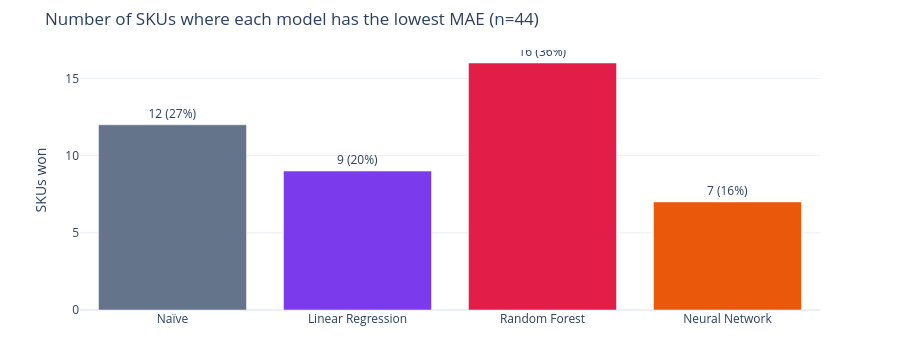
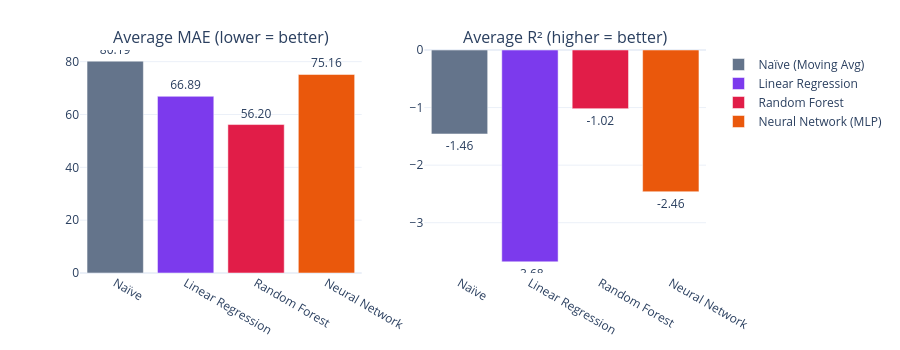

Notebook cell for these charts, in order:
### Markdown cell above
## Cross-SKU model comparison

Before choosing a model for the portfolio heatmap, we compare all four models across every SKU to see which one generalises best. This turns the model choice into an **empirical finding**, not an assumption.

### Code cell
# ── Compare all 4 models across all SKUs (test size = 8) ──────────────────────
# For each SKU: train all models, record MAE and R², track which wins.

model_names = ['Naïve (Moving Avg)', 'Linear Regression', 'Random Forest', 'Neural Network (MLP)']
win_counts = {m: 0 for m in model_names}
all_maes = {m: [] for m in model_names}
all_r2s = {m: [] for m in model_names}
comparison_rows = []

test_size = 8
for sku_id in sorted(proc['sku'].unique()):
    X_sku, y_sku, weeks, fcols = build_demand_features(proc, sku_id)
    if len(y_sku) < test_size + 10:
        continue
    results, _, _, _, _ = train_evaluate(X_sku, y_sku, weeks, fcols, test_size)
    
    best = min(results, key=lambda k: results[k]['mae'])
    win_counts[best] += 1
    
    row = {'SKU': sku_id}
    for m in model_names:
        row[f'{m} MAE'] = round(results[m]['mae'], 2)
        row[f'{m} R²'] = round(results[m]['r2'], 3)
        all_maes[m].append(results[m]['mae'])
        all_r2s[m].append(results[m]['r2'])
    row['Best'] = best
    comparison_rows.append(row)

comp_df = pd.DataFrame(comparison_rows)
n_skus = len(comp_df)

# ── Summary KPIs ──
display(HTML('<h3>Which model wins most often? (test size = 8 weeks)</h3>'))
display(metric_row([
    metric_card(m.split('(')[0].strip(),
                f'{win_counts[m]} / {n_skus} SKUs',
                f'{win_counts[m]/n_skus*100:.0f}% win rate · '
                f'Avg MAE: {np.mean(all_maes[m]):.1f} · '
                f'Avg R²: {np.mean(all_r2s[m]):.3f}')
    for m in model_names
]))

# ── Win rate bar chart ──
fig = go.Figure()
colors = {
    'Naïve (Moving Avg)': '#64748b',
    'Linear Regression': '#7C3AED',
    'Random Forest': '#E11D48',
    'Neural Network (MLP)': '#EA580C',
}
for m in model_names:
    fig.add_trace(go.Bar(
        name=m, x=[m.split('(')[0].strip()], y=[win_counts[m]],
        marker_color=colors[m],
        text=[f'{win_counts[m]} ({win_counts[m]/n_skus*100:.0f}%)'],
        textposition='outside',
    ))
fig.update_layout(
    title=f'Number of SKUs where each model has the lowest MAE (n={n_skus})',
    height=350, showlegend=False, yaxis_title='SKUs won',
    margin=dict(t=50, b=40),
)
fig.show()

# ── Aggregate MAE comparison ──
fig2 = make_subplots(rows=1, cols=2, subplot_titles=['Average MAE (lower = better)', 'Average R² (higher = better)'])
for i, (metric, data) in enumerate([(all_maes, 'MAE'), (all_r2s, 'R²')]):
    for m in model_names:
        avg = np.mean(metric[m])
        fig2.add_trace(go.Bar(
            name=m if i == 0 else None, showlegend=(i == 0),
            x=[m.split('(')[0].strip()], y=[avg],
            marker_color=colors[m],
            text=[f'{avg:.2f}'], textposition='outside',
        ), row=1, col=i+1)
fig2.update_layout(height=350, margin=dict(t=50, b=40))
fig2.show()

# ── Print summary ──
overall_best = max(win_counts, key=win_counts.get)
print(f'\nOverall winner: {overall_best} — wins {win_counts[overall_best]}/{n_skus} SKUs '
      f'({win_counts[overall_best]/n_skus*100:.0f}%)')
print(f'\nThis empirically justifies using {overall_best.split("(")[0].strip()} for the all-SKU heatmap.')

# ── Interpretation note ──
display(HTML('''
<div style="background:#f8fafc;border:1px solid #e2e8f0;border-radius:12px;padding:1.2rem;margin-top:1rem;font-size:.85rem;color:#334155;line-height:1.7;">
<b>Interpreting these results:</b>
<ul style="margin:.5rem 0 0 1rem;">
<li><b>RF wins the most SKUs (by MAE)</b> — this empirically justifies using it for the portfolio heatmap.
It captures non-linear price-demand relationships that LR misses, while being more robust than MLP on small samples.</li>

<li><b>Naïve wins ~27% of SKUs</b> — this is not a failure. It means roughly a quarter of SKUs have
demand patterns so erratic (random spikes, very low volume, structural breaks) that no ML model can
reliably beat "guess last month's average." For these SKUs, the honest recommendation is to use
safety stock buffers rather than precise point forecasts.</li>

<li><b>All average R² values are negative</b> — this is expected when R² is computed on only 8 test points.
R² uses the <i>test-set mean</i> as its baseline, but with only 8 observations that mean is extremely
unstable. One unusual week can swing R² dramatically. <b>MAE is the more reliable metric</b> for this
sample size, and it clearly separates the models (RF: lowest, Naïve: highest).</li>

<li><b>Negative R² does NOT mean the model is useless</b> — it means the model's predictions
deviate more from the test actuals than the test-period mean would. On a tiny test set, this is
common even for well-fitted models. The training R² (visible in per-SKU diagnostics) is typically
positive and meaningful.</li>
</ul>
</div>
'''))

### Figure 1 — Plotly figure (JSON) as saved in the notebook; plotly's stock layout.template omitted (floating-point values rounded to 4 significant figures)
{"data": [{"marker": {"color": "#64748b"}, "name": "Naïve (Moving Avg)", "text": ["12 (27%)"], "textposition": "outside", "type": "bar", "x": ["Naïve"], "y": [12]}, {"marker": {"color": "#7C3AED"}, "name": "Linear Regression", "text": ["9 (20%)"], "textposition": "outside", "type": "bar", "x": ["Linear Regression"], "y": [9]}, {"marker": {"color": "#E11D48"}, "name": "Random Forest", "text": ["16 (36%)"], "textposition": "outside", "type": "bar", "x": ["Random Forest"], "y": [16]}, {"marker": {"color": "#EA580C"}, "name": "Neural Network (MLP)", "text": ["7 (16%)"], "textposition": "outside", "type": "bar", "x": ["Neural Network"], "y": [7]}], "layout": {"height": 350, "margin": {"b": 40, "t": 50}, "showlegend": false, "title": {"text": "Number of SKUs where each model has the lowest MAE (n=44)"}, "yaxis": {"title": {"text": "SKUs won"}}}}

### Figure 2 — Plotly figure (JSON) as saved in the notebook; plotly's stock layout.template omitted (floating-point values rounded to 4 significant figures)
{"data": [{"marker": {"color": "#64748b"}, "name": "Naïve (Moving Avg)", "showlegend": true, "text": ["80.19"], "textposition": "outside", "type": "bar", "x": ["Naïve"], "xaxis": "x", "y": [80.19], "yaxis": "y"}, {"marker": {"color": "#7C3AED"}, "name": "Linear Regression", "showlegend": true, "text": ["66.89"], "textposition": "outside", "type": "bar", "x": ["Linear Regression"], "xaxis": "x", "y": [66.89], "yaxis": "y"}, {"marker": {"color": "#E11D48"}, "name": "Random Forest", "showlegend": true, "text": ["56.20"], "textposition": "outside", "type": "bar", "x": ["Random Forest"], "xaxis": "x", "y": [56.2], "yaxis": "y"}, {"marker": {"color": "#EA580C"}, "name": "Neural Network (MLP)", "showlegend": true, "text": ["75.16"], "textposition": "outside", "type": "bar", "x": ["Neural Network"], "xaxis": "x", "y": [75.16], "yaxis": "y"}, {"marker": {"color": "#64748b"}, "showlegend": false, "text": ["-1.46"], "textposition": "outside", "type": "bar", "x": ["Naïve"], "xaxis": "x2", "y": [-1.459], "yaxis": "y2"}, {"marker": {"color": "#7C3AED"}, "showlegend": false, "text": ["-3.68"], "textposition": "outside", "type": "bar", "x": ["Linear Regression"], "xaxis": "x2", "y": [-3.68], "yaxis": "y2"}, {"marker": {"color": "#E11D48"}, "showlegend": false, "text": ["-1.02"], "textposition": "outside", "type": "bar", "x": ["Random Forest"], "xaxis": "x2", "y": [-1.019], "yaxis": "y2"}, {"marker": {"color": "#EA580C"}, "showlegend": false, "text": ["-2.46"], "textposition": "outside", "type": "bar", "x": ["Neural Network"], "xaxis": "x2", "y": [-2.462], "yaxis": "y2"}], "layout": {"annotations": [{"font": {"size": 16}, "showarrow": false, "text": "Average MAE (lower = better)", "x": 0.225, "xanchor": "center", "xref": "paper", "y": 1, "yanchor": "bottom", "yref": "paper"}, {"font": {"size": 16}, "showarrow": false, "text": "Average R² (higher = better)", "x": 0.775, "xanchor": "center", "xref": "paper", "y": 1, "yanchor": "bottom", "yref": "paper"}], "height": 350, "margin": {"b": 40, "t": 50}, "xaxis": {"anchor": "y", "domain": [0, 0.45]}, "xaxis2": {"anchor": "y2", "domain": [0.55, 1]}, "yaxis": {"anchor": "x", "domain": [0, 1]}, "yaxis2": {"anchor": "x2", "domain": [0, 1]}}}
